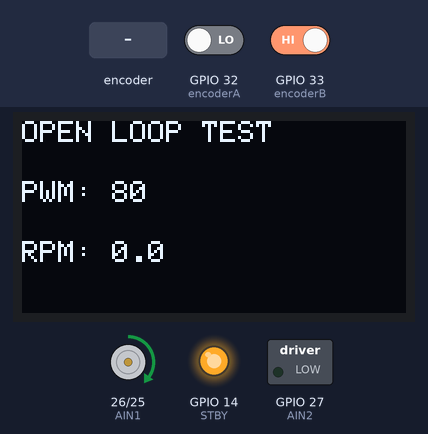
The sketch below on a simulated ESP32. Shown: 128×64 one-colour display, direction and speed pins drawn as motors (green arrow = direction pin HIGH = forward, orange = LOW = backward, longer = more drive, stopped while the standby pin is LOW), switched loads named in the sketch (green lamp = pin HIGH), output pins drawn as LEDs (lit = HIGH). Inputs (shaded band) come from the test bench; at power-on: GPIO 32 (encoderA) LOW, GPIO 33 (encoderB) HIGH. What the sketch prints to the serial monitor is not drawn.

Above: at 4.1 s.
4.2 s: rotary encoder on GPIO 32 (encoderA) / GPIO 33 (encoderB) turned 3 steps (first pin leading)
At 5.0 s:
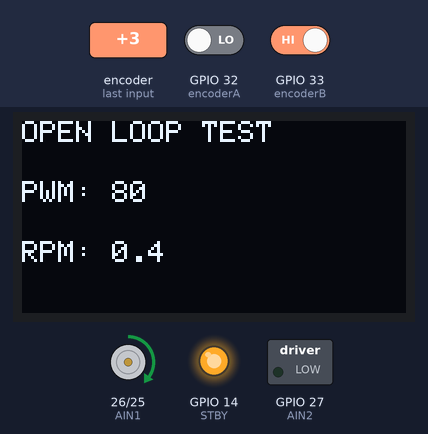
At 7.8 s:
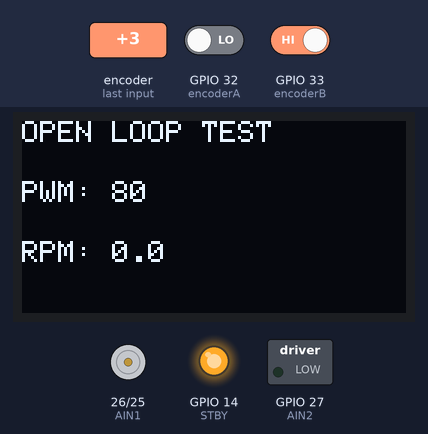
Timing chart, 0 to 29.1 s (numbered marks = the images above; inputs shaded):
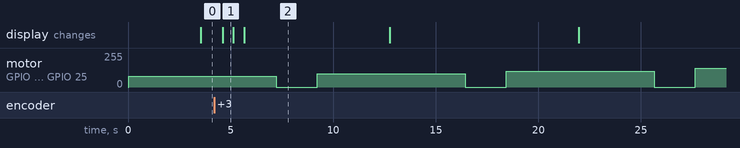

The sketch:

PWM_RPM_Model.ino
```cpp
#include <Wire.h>
#include <Adafruit_GFX.h>
#include <Adafruit_SSD1306.h>

// ===============================
// OLED
// ===============================

#define SCREEN_WIDTH 128
#define SCREEN_HEIGHT 64

Adafruit_SSD1306 display(
  SCREEN_WIDTH,
  SCREEN_HEIGHT,
  &Wire,
  -1
);

// ===============================
// MOTOR DRIVER
// ===============================

const int PWMA = 25;
const int AIN1 = 26;
const int AIN2 = 27;
const int STBY = 14;

// ===============================
// ENCODER
// ===============================

const int encoderA = 32;
const int encoderB = 33;

const float COUNTS_PER_REV = 816.0;

volatile long encoderCount = 0;

// ===============================
// TEST SETTINGS
// ===============================

int pwmValues[] = {
  80, 100, 120, 140, 160, 180
};

const int numPWMValues =
  sizeof(pwmValues) / sizeof(pwmValues[0]);

const int samplesPerPWM = 8;
const int sampleDelayMs = 500;

// ===============================
// ENCODER INTERRUPT
// ===============================

void IRAM_ATTR readEncoder() {
  if (digitalRead(encoderA) ==
      digitalRead(encoderB)) {
    encoderCount++;
  } else {
    encoderCount--;
  }
}

// ===============================
// SETUP
// ===============================

void setup() {
  Serial.begin(115200);

  Wire.begin(21, 22);

  if (!display.begin(
        SSD1306_SWITCHCAPVCC,
        0x3C)) {
    Serial.println("OLED failed");
    while (true);
  }

  display.clearDisplay();
  display.setTextColor(SSD1306_WHITE);

  pinMode(PWMA, OUTPUT);
  pinMode(AIN1, OUTPUT);
  pinMode(AIN2, OUTPUT);
  pinMode(STBY, OUTPUT);

  pinMode(encoderA, INPUT);
  pinMode(encoderB, INPUT);

  attachInterrupt(
    digitalPinToInterrupt(encoderA),
    readEncoder,
    CHANGE
  );

  digitalWrite(STBY, HIGH);

  // Forward direction
  digitalWrite(AIN1, HIGH);
  digitalWrite(AIN2, LOW);

  Serial.println("PWM,RPM");
}

// ===============================
// MAIN LOOP
// ===============================

void loop() {

  for (int i = 0; i < numPWMValues; i++) {

    int pwm = pwmValues[i];

    analogWrite(PWMA, pwm);

    // Let motor settle
    delay(3000);

    float rpmSum = 0.0;

    for (int sample = 0;
         sample < samplesPerPWM;
         sample++) {

      long previousCount;

      noInterrupts();
      previousCount = encoderCount;
      interrupts();

      delay(sampleDelayMs);

      long currentCount;

      noInterrupts();
      currentCount = encoderCount;
      interrupts();

      long deltaCounts =
        currentCount - previousCount;

      float rpm =
        (abs(deltaCounts) /
         COUNTS_PER_REV) * 120.0;

      rpmSum += rpm;

      // Serial output
      Serial.print(pwm);
      Serial.print(",");
      Serial.println(rpm, 2);

      // OLED
      display.clearDisplay();

      display.setTextSize(1);

      display.setCursor(0, 0);
      display.print("OPEN LOOP TEST");

      display.setCursor(0, 20);
      display.print("PWM: ");
      display.print(pwm);

      display.setCursor(0, 40);
      display.print("RPM: ");
      display.print(rpm, 1);

      display.display();
    }

    float averageRPM =
      rpmSum / samplesPerPWM;

    Serial.print("AVG,");
    Serial.print(pwm);
    Serial.print(",");
    Serial.println(averageRPM, 2);

    analogWrite(PWMA, 0);

    delay(2000);
  }

  // Stop after one complete sweep
  analogWrite(PWMA, 0);

  Serial.println("TEST COMPLETE");

  while (true) {
    delay(1000);
  }
}
```
